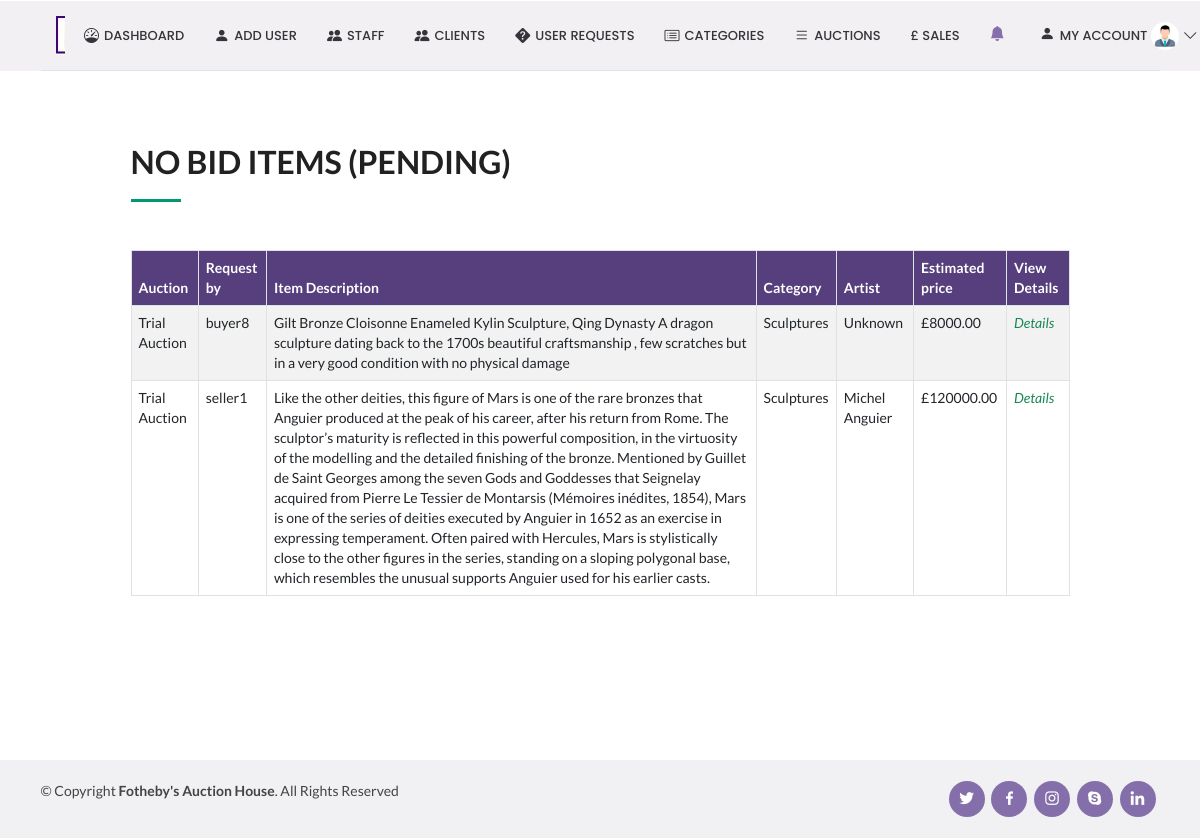
The page /viewPendingItems/8 on the database its author committed.
### auction_app/models.py (models this page shows)
class Item(models.Model):
    CHOICES = (('Landscape', 'Landscape'), ('Seascape', 'Seascape'), ('Portrait', 'Portrait'), ('Figure', 'Figure'),
               ('Still Life', 'Still Life'), ('Nude', 'Nude'), ('Animal', 'Animal'), ('Abstract', 'Abstract'), ('Other', 'Other'))
    item_lot = models.AutoField(primary_key=True, unique=True)
    auction = models.ForeignKey(Auction, on_delete=models.PROTECT, default=1)
    category = models.ForeignKey(Category, on_delete=models.PROTECT, default=1)
    user = models.ForeignKey(User, on_delete=models.PROTECT, related_name="user")
    item_name = models.CharField(max_length=255)
    artist_name = models.CharField(max_length=255)
    production_year = models.PositiveIntegerField(
        default=current_year(), validators=[MinValueValidator(1400), max_value_current_year])
    classification = models.CharField(max_length=255,choices= CHOICES)
    description =  models.TextField()
    estimated_price =  models.CharField(max_length=255)
    image1 = models.ImageField(upload_to='item_pics', blank=True)
    image2 = models.ImageField(upload_to='item_pics', blank=True)
    image3 = models.ImageField(upload_to='item_pics', blank=True)
    status = models.CharField(max_length=255,default='Pending')
    evaluation_text = models.TextField(default='Evaluated')

class Auction(models.Model):
    auction_id = models.AutoField(primary_key=True, unique=True)
    auction_name = models.CharField(max_length=255, )
    auction_description = models.TextField()
    auction_date = models.DateField(auto_now_add=False, auto_now=False, blank=True, validators=[no_past])
    auction_status = models.CharField(max_length=255,default='Pending')
    def __str__(self):
        return self.auction_name

class Category(models.Model):
    category_name = models.CharField(max_length=255, primary_key=True)
    category_description = models.TextField()
    def __str__(self):
        return self.category_name

### auction_app/views.py (the view)
# urls.py: path('viewPendingItems/<auction_id>', views.viewPendingItems, name='viewPendingItems'),
def viewPendingItems(request,auction_id):
    auctionInfo = Auction.objects.all().filter(auction_id=auction_id).first()
    item = Item.objects.all().filter(auction= auctionInfo, status = 'Accepted')
    heading = 'No Bid Items (Pending)'
    return render(request, 'viewAuctionItemExpire.html', {'itemInfo': item, 'heading': heading})

### templates/viewAuctionItemExpire.html (shortened to what this page needs)
<!DOCTYPE html>
{% extends "adminDashboard.html" %}
{% load static %}
{% block body_block %}
    <section id="about" class="about bg-white" style="margin-left:10vw; width:80vw;min-height:80vh;">
      <div class="container">
              <div class="section-title mt-4" data-aos="fade-left">
              <h2>{{heading}}</h2>
        <div class="table-responsive" style="margin-top:6vh;">
          <table class="table table-bordered table-striped" id="dataTable" width="100%" cellspacing="0">
              <thead>
                  <tr class="text-white" style="background-color:#573E7D;">
                    <th>Auction</th>
                    <th>Request by</th>
                    <th>Item Description</th>
                    <th>Category</th>
                    <th>Artist</th>
                    <th>Estimated price</th>
                    <th>View Details</th>
                  </tr>
              </thead>
              <tbody>
                  {% if itemInfo %}
                      {% for i in itemInfo %}
                        <tr>
                          <td>{{i.auction}} </td>
                          <td>{{i.user}} </td>
                          <td>{{i.description}} </td>
                          <td>{{i.category}} </td>
                          <td>{{i.artist_name}} </td>
                          <td>£{{i.estimated_price}}.00 </td>
                          <td><a href="{% url 'viewItemDetails' i.item_lot %}" style="text-decoration:none"><i class="fas fa-trash-alt text-success">Details</i></a></td>
                        </tr>
                      {% endfor %}
                    {% else %}
                      <h1>No Requests yet!</h1>
                  {% endif %}
              </tbody>
          </table>
        </div>
      </div>
    </section>
{% endblock %}

### static/css/style.css (style rules this page uses)
body { font-family: "Open Sans", sans-serif; color: #444444; }
a { color: #009970; text-decoration: none; }
h1, h2, h3, h4, h5, h6 { font-family: "Raleway", sans-serif; }
section { padding: 60px 0; overflow: hidden; }
.section-title { padding-bottom: 30px; }
.section-title h2 { font-size: 32px; font-weight: bold; text-transform: uppercase; margin-bottom: 20px; padding-bottom: 20px; position: relative; }
.section-title h2::after { content: ''; position: absolute; display: block; width: 50px; height: 3px; background: #009970; bottom: 0; left: 0; }

### rows shown on the page
Item: auction "Trial Auction", user "buyer8", description "Gilt Bronze Cloisonne Enameled Kylin Sculpture, Qing Dynasty A dragon sculpture dating back to the 1700s beautiful craftsmanship , few scratches but in a very good condition with no physical damage", category "Sculptures", artist_name "Unknown", estimated_price "8000"
Item: auction "Trial Auction", user "seller1", description "Like the other deities, this figure of Mars is one of the rare bronzes that Anguier produced at the peak of his career, after his return from Rome. The sculptor’s maturity is reflected in this powerful composition, in the virtuosity of the modelling and the detailed finishing of the bronze. Mentioned by Guillet de Saint Georges among the seven Gods and Goddesses that Seignelay acquired from Pierre Le Tessier de Montarsis (Mémoires inédites, 1854), Mars is one of the series of deities executed by Anguier in 1652 as an exercise in expressing temperament. Often paired with Hercules, Mars is stylistically close to the other figures in the series, standing on a sloping polygonal base, which…", category "Sculptures", artist_name "Michel Anguier", estimated_price "120000"

### other values the page prints
{{ heading }} "NO BID ITEMS (PENDING)"
